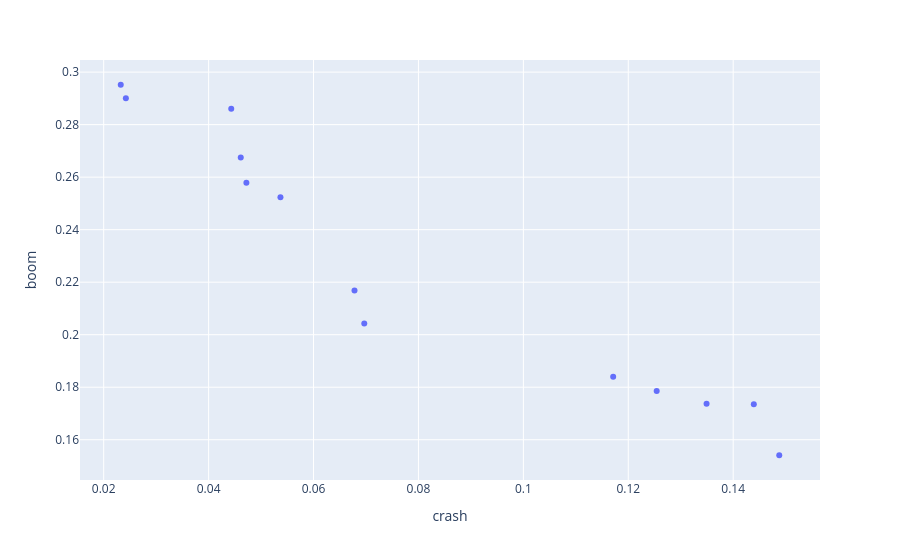

The cell this chart's notebook holds for it:
### Code cell
fig = px.scatter(pareto_df, x = 'crash', y = 'boom')
fig.show()

### Figure 1 — Plotly figure (JSON) as saved in the notebook; plotly's stock layout.template omitted (floating-point values rounded to 4 significant figures)
{"data": [{"hovertemplate": "crash=%{x}<br>boom=%{y}<extra></extra>", "legendgroup": "", "marker": {"color": "#636efa", "symbol": "circle"}, "mode": "markers", "name": "", "orientation": "v", "showlegend": false, "type": "scatter", "x": [0.06967, 0.02325, 0.05369, 0.1349, 0.1439, 0.02423, 0.06781, 0.1488, 0.04431, 0.1171, 0.1254, 0.04612, 0.0472], "xaxis": "x", "y": [0.2042, 0.2952, 0.2524, 0.1737, 0.1735, 0.29, 0.2169, 0.1541, 0.286, 0.184, 0.1786, 0.2675, 0.2579], "yaxis": "y"}], "layout": {"legend": {"tracegroupgap": 0}, "margin": {"t": 60}, "xaxis": {"anchor": "y", "domain": [0, 1], "title": {"text": "crash"}}, "yaxis": {"anchor": "x", "domain": [0, 1], "title": {"text": "boom"}}}}
